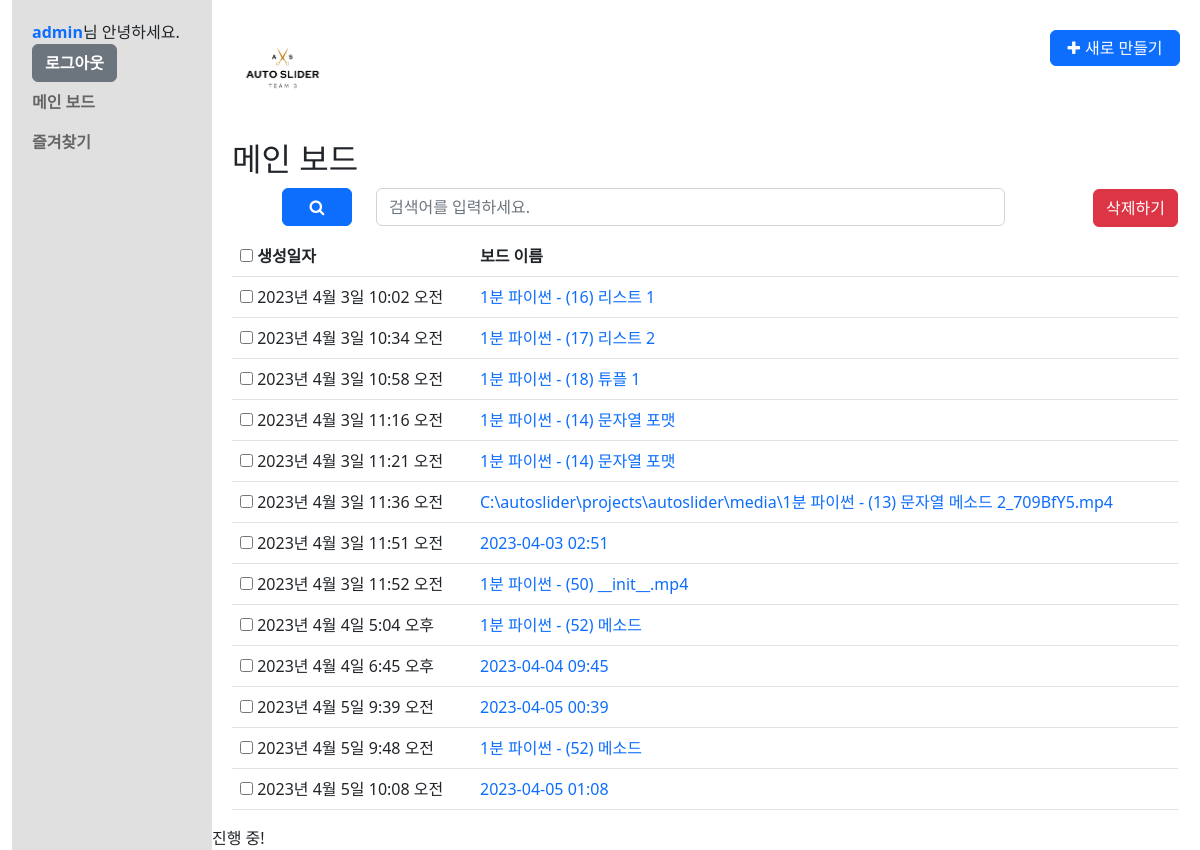
The page /list/ (signed in) on the database its author committed.
### common/models.py (models this page shows, shortened)
class CustomUser(AbstractUser):
    nickname = models.CharField(max_length=20, default='')
    phone_regex = RegexValidator(regex=r'^01([0|1|6|7|8|9])-?([0-9]{3,4})-?([0-9]{4})$') # 정규식 011-123-4567 혹은 010-1234-5678 기준
    phone = models.CharField(validators=[phone_regex], max_length=13, unique=True, verbose_name='phone', null=False, blank=False) # 010-1234-5678 기준 갯수
    USERNAME_FIELD = 'username'
    REQUIRED_FIELDS = ['phone', 'nickname', 'email']
    first_name = None
    last_name = None

### boards/models.py (models this page shows, shortened)
class Board(models.Model):
    input_type_choices = [
        ('input_text', '텍스트 요약'),
        ('input_youtube', 'Youtube 영상 링크 입력'),
        ('input_video', '영상 파일 업로드')
    ]
    title = models.TextField(blank=True)
    input_type = models.TextField(choices=input_type_choices, null=True)
    input_text = models.TextField(blank=True, null=True)
    input_youtube = models.TextField(blank=True, null=True)
    input_video = models.FileField(upload_to='videos/', blank=True, null=True)
    total_text = models.TextField(blank=True, null=True)
    summary_text = models.TextField(blank=True, null=True)
    timeline_text = models.TextField(blank=True, null=True)
    note = models.TextField(blank=True, null=True)
    user_id = models.ForeignKey(CustomUser, on_delete=models.CASCADE)
    favorite = models.BooleanField(default=False)
    created_at = models.DateTimeField(auto_now_add=True)
    updated_at = models.DateTimeField(auto_now=True)

### boards/views.py (the view, shortened to what this page needs)
# urls.py: path('list/', views.BoardListView.as_view(), name='board_list'),  # board_list 기본 & 목록
class BoardListView(LoginRequiredMixin, ListView):
    model = Board
    template_name = 'boards/board_list.html'
    def get_queryset(self):
        query = self.request.GET.get('q')
        if query:
            return Board.objects.filter(
                Q(title__icontains=query) | Q(note__icontains=query) | Q(total_text__icontains=query) | Q(summary_text__icontains=query),
                user_id=self.request.user.id
            )
        else:
            return Board.objects.filter(user_id=self.request.user.id)
    def get_context_data(self, **kwargs):
        context = super().get_context_data(**kwargs)
        context['board_list'] = self.get_queryset()
        return context

### templates/boards/board_list.html (shortened to what this page needs)
{% extends "base.html" %}
{% block content %}
{% load static %}
{% include "navbar.html" %}
<section class="board_list container-fluid">
  {% if  request.resolver_match.url_name == 'board_list' %}
  <h2>메인 보드</h2>
  <div class="searchSection">
    <form id="search_board_list" method="get" action="{% url 'boards:board_list' %}">
      <div class="form-group row">
        <div class="col btnarea">
          <button type="submit" form="search_board_list" class="btn btn-primary"><strong class="fa fa-search"><span class="modal hide">검색</span></strong></button>
        </div>
        <div class="col searcharea">
            <input type="text" name="q" class="form-control" placeholder="검색어를 입력하세요." value="{{ q }}">
        </div>
      </div>
    </form>
  </div>
  <div class="list_result">
    {% if board_list %}
    <form method="POST" id="user_board_list" action="{% url 'boards:board_list' %}">
      <div class="table-responsive">
        <table class="table table-hover">
          <thead>
            <tr>
              <th>
                <input type="checkbox" id="boards_all" name="board_ids" value="{{ board_list.all.0.id }}-{{ board_list.all.last.id }}">
                <label for="boards_all"><strong>생성일자</strong></label>
              </th>
              <th>
                <strong>보드 이름</strong>
              </th>
            </tr>
          </thead>
          <tbody>
          {% for board in board_list %}
            <tr>
              <td>
                <input type="checkbox" id="{{ board.id }}" name="board_ids" value="{{ board.id }}">
                <label for="{{ board.id }}">{{ board.created_at }}</label>
              </td>
              <td>
                <p class="board_tit"><a href="{% url 'boards:board_detail' board.id %}">{{ board.title }}</a></p>
              </td>
            </tr>
          {% endfor %}
          </tbody>
        </table>
      </div>
      <p class="btnarea"><button type="submit" form="user_board_list" class="btn btn-danger">삭제하기</button></p>
    </form>
    {% else %}
    <p class="no_result">목록이 존재하지 않습니다.</p>
    {% endif %}
  </div>
  {% endif %}
</section>
<div class="loading-container">
  <div id="loading-text">진행 중!</div>
</div>
{% endblock %}

### templates/base.html (shortened to what this page needs)
{% load static %}
<!DOCTYPE html>
<html lang="ko">
    <head>
        <link href="https://cdn.jsdelivr.net/npm/bootstrap@5.2.3/dist/css/bootstrap.min.css" rel="stylesheet">
        <link rel="stylesheet" href="https://cdnjs.cloudflare.com/ajax/libs/font-awesome/4.7.0/css/font-awesome.min.css">
        <link rel="stylesheet" type="text/css" href="{% static 'css/style.css' %}">
    </head>
    <body>
        <section class="base container-fluid">
            {% block content %}
            {% endblock %}
        </section>
    </body>
</html>

### templates/navbar.html
{% load static %}
<header class="header">
  <h1 class="logo"><img src="{% static 'img/autoslider_logo.png' %}" alt="logo"></h1>
  <ul class="btnarea">
    {% if request.resolver_match.url_name is None or request.resolver_match.url_name == 'board_list' or request.resolver_match.url_name == 'favorite_board_list' %}
      <li><button id="newBoardBtn" class="btn btn-primary"><strong class="fa fa-plus" data-toggle="modal" data-target="newBoardModal"><span>새로 만들기</span></strong></button></li>
    {% endif %}
  </ul>
</header>
<nav class="navigation navbar navbar-nav">
    <ul class="navbar-nav">
      <li class="nav-item"><a href="{% url 'common:profile' %}">{{ user.nickname }}</a>님 안녕하세요.</li>
      <li class="nav-item"><a href="{% url 'common:logout' %}" class="btn btn-secondary">로그아웃</a></li>
      <li class="nav-item"><a href="{% url 'boards:board_list' %}" class="nav-link" >메인 보드</a></li>
      <li class="nav-item"><a href="{% url 'boards:favorite_board_list' %}" class="nav-link" >즐겨찾기</a></li>
    </ul>
</nav>

### static/css/style.css (style rules this page uses)
html, body, h1, h2, h3, h4, h5, h6, dl, dt, dd, ol, ul, li, div, p, strong, span { margin: 0; padding: 0; list-style: none; }
html, body { position: relative; width: 100%; height: 100%; }
a { text-decoration: none; }
table { border-collapse: collapse; border-spacing: 0; }
.base { position: relative; height: 100%; }
.header { height: 140px; padding: 20px 0; margin: 0 0 -140px 220px; }
.header .logo { width: 100px; }
.header .logo img { display: block; width: 100%; }
.header .btnarea { position: absolute; top: 30px; right: 20px; }
.header .btnarea #newBoardBtn { padding: 5px; width: 130px; }
.header #newBoardBtn strong { color: #ffffff; }
.header #newBoardBtn strong span { padding-left: 5px; }
.navigation { position: relative; float: left; width: 200px; height: 100%; padding: 20px 20px 0; z-index:10; background-color: #E0E0E0; align-items : baseline; }
.navbar ul { clear: both; width: 100%; }
.navbar ul li a { font-weight:600; }
.board_list { padding: 140px 10px 0 220px; }
.board_list .searchSection { padding: 10px 50px; }
.board_list .searchSection .btnarea { flex: 0.05 0 0%; }
.board_list .searchSection .btnarea button { width: 70px; }
.board_list .searchSection .searcharea { flex: 0.8 0 0%; }
.board_list .list_result { position: relative; }
.list_result .btnarea { position : absolute; top: -47px; right : 0px; }
.list_result .table th:first-child { width: 240px; }

### rows shown on the page
CustomUser: nickname "admin"
Board: created_at "2023년 4월 3일 10:02 오전", title "1분 파이썬 - (16) 리스트 1"
Board: created_at "2023년 4월 3일 10:34 오전", title "1분 파이썬 - (17) 리스트 2"
Board: created_at "2023년 4월 3일 10:58 오전", title "1분 파이썬 - (18) 튜플 1"
Board: created_at "2023년 4월 3일 11:16 오전", title "1분 파이썬 - (14) 문자열 포맷"
Board: created_at "2023년 4월 3일 11:21 오전", title "1분 파이썬 - (14) 문자열 포맷"
Board: created_at "2023년 4월 3일 11:36 오전", title "C:\\autoslider\\projects\\autoslider\\media\\1분 파이썬 - (13) 문자열 메소드 2_709BfY5.mp4"
Board: created_at "2023년 4월 3일 11:51 오전", title "2023-04-03 02:51"
Board: created_at "2023년 4월 3일 11:52 오전", title "1분 파이썬 - (50) __init__.mp4"
Board: created_at "2023년 4월 4일 5:04 오후", title "1분 파이썬 - (52) 메소드"
Board: created_at "2023년 4월 4일 6:45 오후", title "2023-04-04 09:45"
Board: created_at "2023년 4월 5일 9:39 오전", title "2023-04-05 00:39"
Board: created_at "2023년 4월 5일 9:48 오전", title "1분 파이썬 - (52) 메소드"
Board: created_at "2023년 4월 5일 10:08 오전", title "2023-04-05 01:08"
